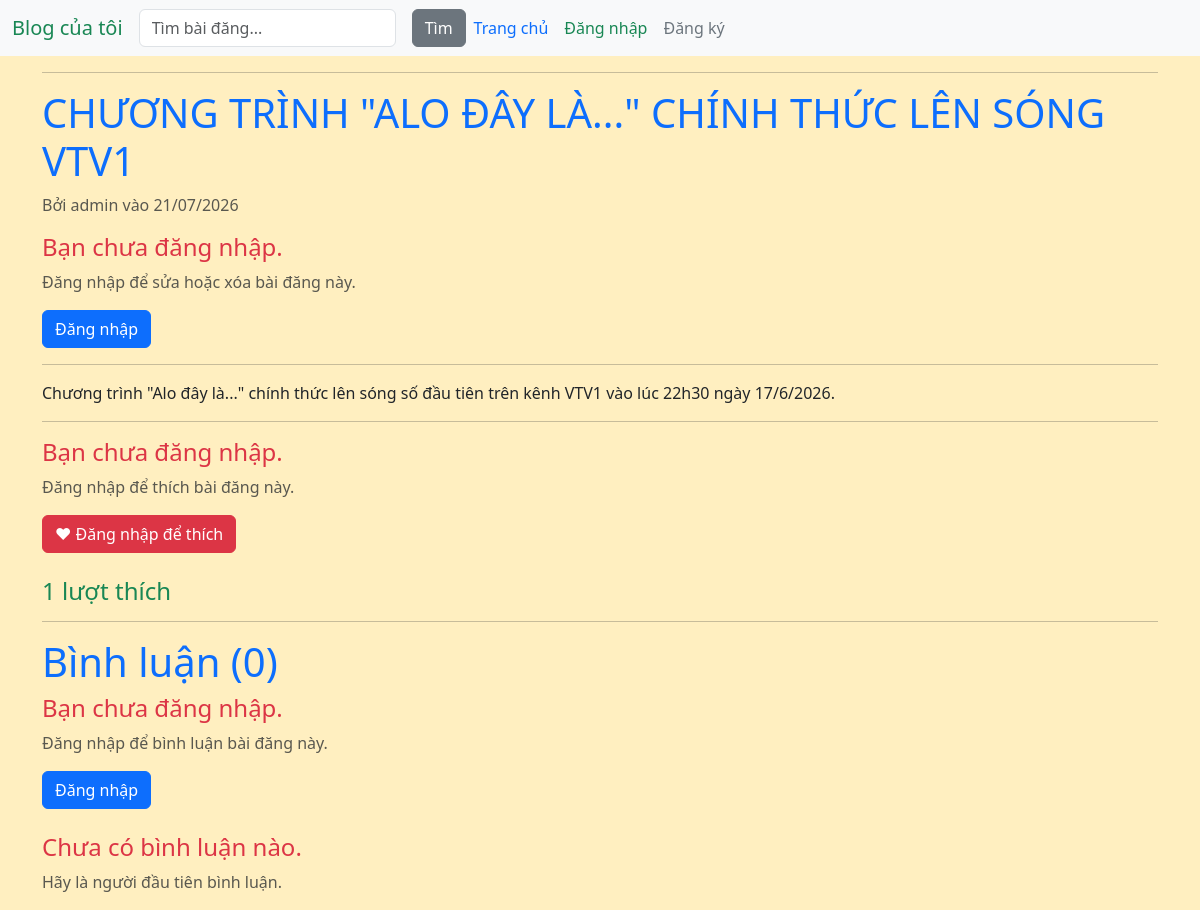
The app's page /post/44, older data.
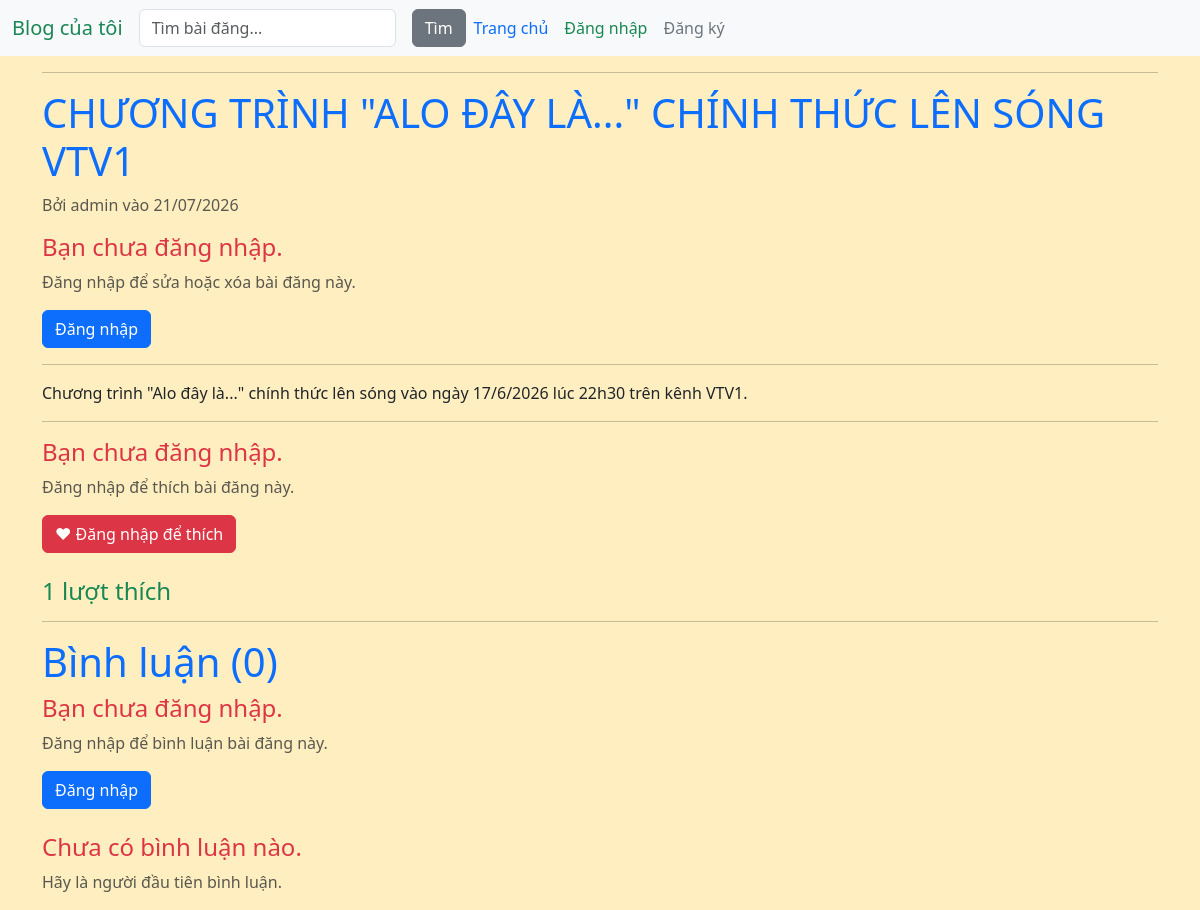
The same page, newer data.
### blog/models.py (models this page shows, shortened)
class Post(models.Model):
    title = models.CharField(max_length=200)
    likes = models.ManyToManyField(User, related_name='blog_posts', blank=True)
    content = models.TextField()
    created_at = models.DateTimeField(auto_now_add=True)
    updated_at = models.DateTimeField(auto_now=True)
    author = models.ForeignKey(User, on_delete=models.CASCADE, default=1)
    def total_likes(self):
        return self.likes.count()

### blog/views.py (the view)
# urls.py: path('post/<int:pk>', PostDetailView.as_view(), name="post-detail"),
class PostDetailView(DetailView):
    model = Post
    template_name = 'post_detail.html'
    context_object_name = 'post'

### blog/templates/post_detail.html (shortened to what this page needs)
{% extends "base.html" %}
{% block content %}
    <hr>
    <h1 class="text-uppercase text-primary">{{ post.title }}</h1>
    <article>
        <p class="text-muted">Bởi {{ post.author.username }} vào {{ post.created_at|date:"d/m/Y" }}</p>
        {% if user == post.author %}
            <div>
                <a class="btn btn-secondary" href="{% url 'post-update' post.pk %}">Sửa bài đăng</a>
                <a class="btn btn-danger" href="{% url 'post-delete' post.pk %}">Xóa bài đăng</a>
            </div>
        {% else %}
            {% if user.is_authenticated %}
                <h4 class="text-danger">Bạn không thể sửa hay xóa bài đăng này vì bạn không phải là người tạo bài đăng.</h4>
            {% else %}
                <h4 class="text-danger">Bạn chưa đăng nhập.</h4>
                <p class="text-muted">Đăng nhập để sửa hoặc xóa bài đăng này.</p>
                <a href="{% url 'login' %}" class="btn btn-primary">Đăng nhập</a>
            {% endif %}
        {% endif %}
        <hr>
        <p>{{ post.content|truncatewords:30 }}</p>
    </article>
    <hr>
    <div>
        <form action="{% url 'like-post' post.pk %}">
            {% if user.is_authenticated %}
                {% if user in post.likes.all %}
                    <button id="like_btn" type="submit" class="btn btn-danger">❤ Bỏ thích</button>
                {% else %}
                    <button id="like_btn" type="submit" class="btn btn-outline-danger">❤ Thích ngay</button>
                {% endif %}
            {% else %}
                <h4 class="text-danger">Bạn chưa đăng nhập.</h4>
                <p class="text-muted">Đăng nhập để thích bài đăng này.</p>
                <a href="{% url 'login' %}" class="btn btn-danger">❤ Đăng nhập để thích</a>
            {% endif %}
        </form>
        <span class="ms-3 text-muted">
            {% if post.total_likes == 0 %}
                <h4 class="text-danger">Chưa có lượt thích</h4>
            {% else %}
                <h4 class="text-success">{{ post.total_likes }} lượt thích</h4>
            {% endif %}
        </span>
    </div>
    <hr>
    <h1 class="text-primary">Bình luận ({{ post.comments.count }})</h1>
    {% if user.is_authenticated %}
        <a href="{% url 'add-comment' post.pk %}" class="btn btn-primary">Viết bình luận</a>
    {% else %}
        <h4 class="text-danger">Bạn chưa đăng nhập.</h4>
        <p class="text-muted">Đăng nhập để bình luận bài đăng này.</p>
        <a href="{% url 'login' %}" class="btn btn-primary">Đăng nhập</a>
    {% endif %}
    <div class="comments-section">
        {% if not post.comments.all %}
            <h4 class="text-danger">Chưa có bình luận nào.</h4>
            <p class="text-muted">Hãy là người đầu tiên bình luận.</p>
        {% endif %}
    </div>
{% endblock %}

Row changes from the older to the newer data that the page shows:
changed Post "CHƯƠNG TRÌNH \"ALO ĐÂY LÀ...\" CHÍNH THỨC LÊN SÓNG VTV1": content "Chương trình \"Alo đây là...\" chính thức lên sóng số đầu tiên trên kênh VTV1 vào lúc 22h30 ngày 17/6/2026." → "Chương trình \"Alo đây là...\" chính thức lên sóng vào ngày 17/6/2026 lúc 22h30 trên kênh VTV1."
